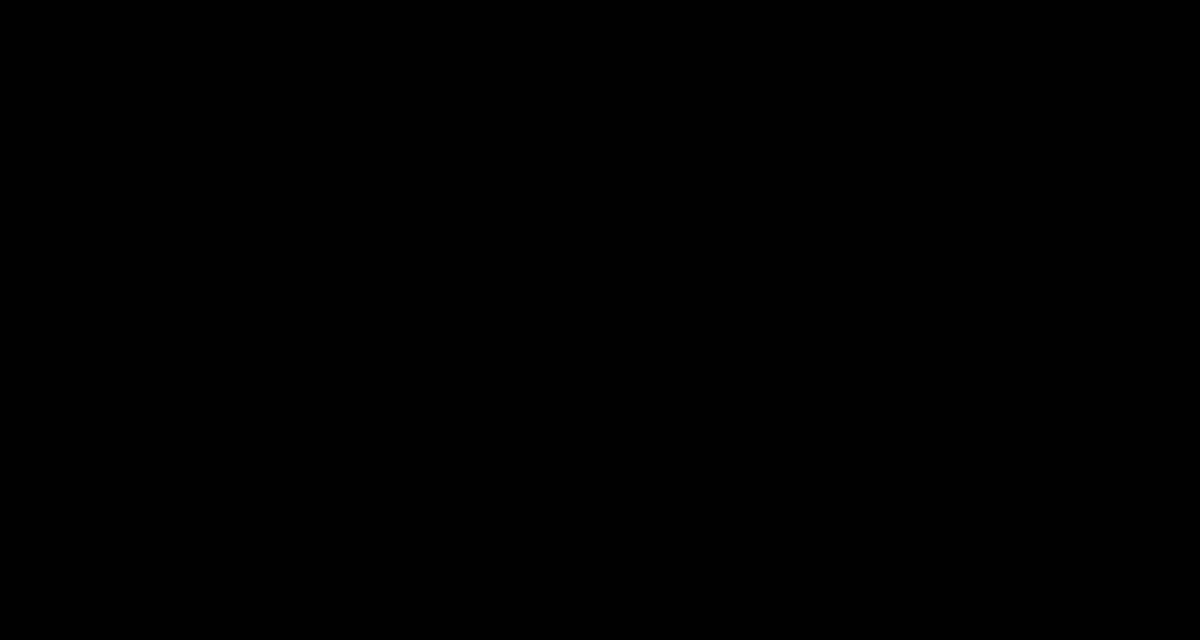
Frame 1 (no input)
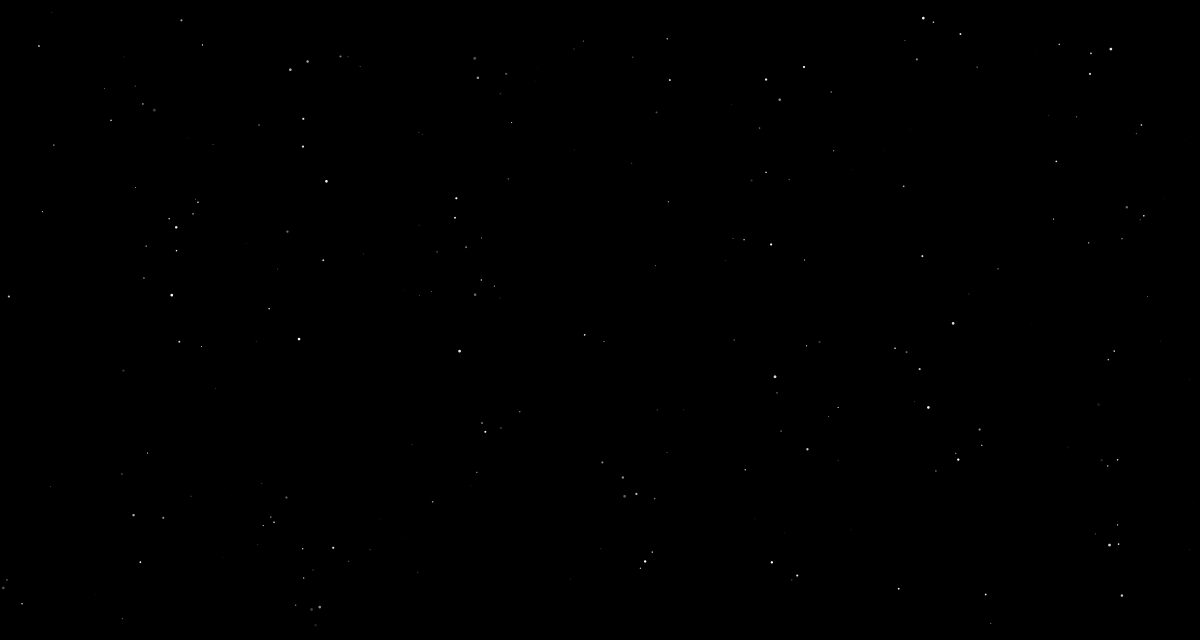
Frame 60 (the mouse pressed at the canvas centre just before this capture)
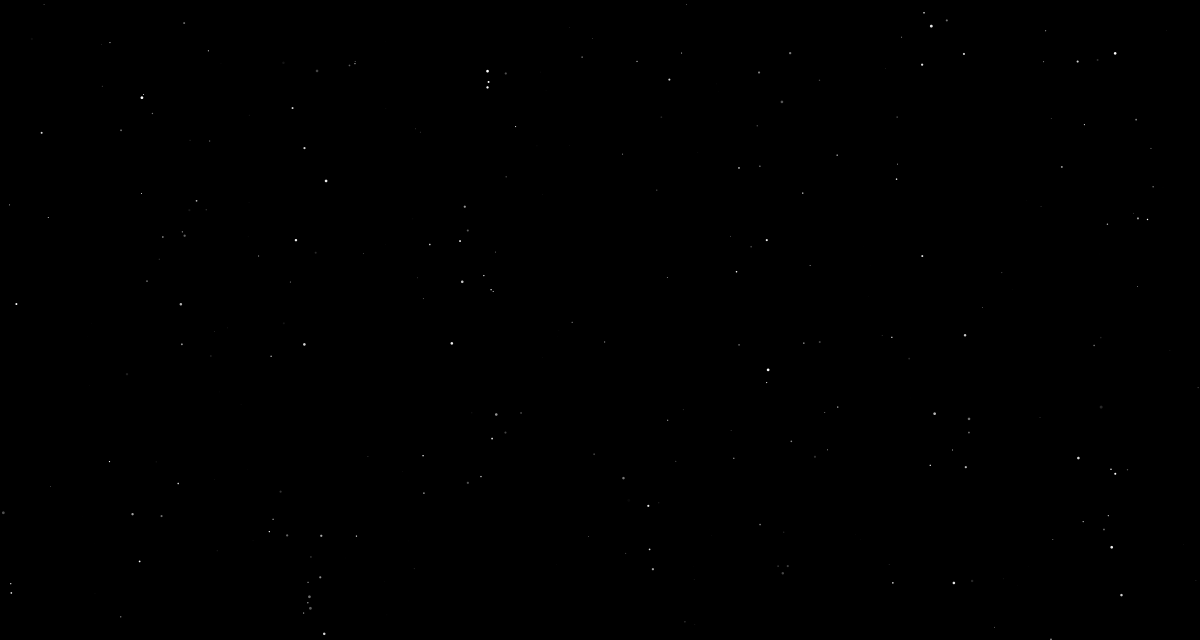
Frame 120 (the mouse held since frame 60 and released just before this capture)

The Processing sketch that drew these frames (run headless with seeded random() and noise(); from frame 60 on, the mouse is pressed at the canvas centre):

// Processing sketch: stars_04
// ── stars_04.pde
ArrayList<Particle> particles;
int particlesCount;

void setup() {
  size(1200, 640);
  particlesCount = 300;
  particles = new ArrayList<Particle>();
  for (int i = 0; i < particlesCount; i++) {
    particles.add(new Particle(new PVector(random(width),random(height))));
  }
}
 
void draw() {
  background(0);
  noStroke();
  for (int i = 0; i<particles.size(); i++) {
    Particle p = particles.get(i);
    p.draw();
  }
}

class Particle {
  PVector pos;
  float maxRadius, radius;
  float vel, alpha;
 
  Particle(PVector v) {
    alpha = 1;
    pos = v.copy();
    vel = random(0.5) - 0.25;
    maxRadius = random(2) + 1;
    radius = maxRadius;
  }
 
  void draw() {
    fill(255, alpha);
    ellipse(pos.x, pos.y, radius, radius);
    update();
  }
  
  void update() {
    alpha = abs(sin(pos.x/10))*255;
    radius = abs(cos(pos.x/50))*maxRadius;
    pos.x += vel;
    pos.y += vel;
    if (pos.x <0) {
      pos.x = width;
    }
    if (pos.x > width) {
      pos.x = 0;
    }
    if (pos.y <0) {
      pos.y = height;
    }
    if (pos.y > height) {
      pos.y = 0;
    }
  }
}
